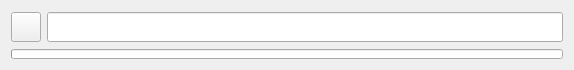
<?xml version="1.0" encoding="UTF-8"?>
<ui version="4.0">
 <class>Form</class>
 <widget class="QWidget" name="Form">
  <property name="geometry">
   <rect>
    <x>0</x>
    <y>0</y>
    <width>574</width>
    <height>70</height>
   </rect>
  </property>
  <property name="minimumSize">
   <size>
    <width>0</width>
    <height>70</height>
   </size>
  </property>
  <property name="maximumSize">
   <size>
    <width>16777215</width>
    <height>70</height>
   </size>
  </property>
  <property name="windowTitle">
   <string>Form</string>
  </property>
  <layout class="QVBoxLayout" name="verticalLayout">
   <item>
    <widget class="QWidget" name="directoryContainer_WIG" native="true">
     <property name="class" stdset="0">
      <string>directory</string>
     </property>
     <layout class="QHBoxLayout" name="horizontalLayout_2">
      <property name="leftMargin">
       <number>0</number>
      </property>
      <property name="topMargin">
       <number>0</number>
      </property>
      <property name="rightMargin">
       <number>0</number>
      </property>
      <property name="bottomMargin">
       <number>0</number>
      </property>
      <item>
       <widget class="QPushButton" name="del_BTN">
        <property name="sizePolicy">
         <sizepolicy hsizetype="Minimum" vsizetype="Fixed">
          <horstretch>0</horstretch>
          <verstretch>0</verstretch>
         </sizepolicy>
        </property>
        <property name="minimumSize">
         <size>
          <width>30</width>
          <height>30</height>
         </size>
        </property>
        <property name="maximumSize">
         <size>
          <width>30</width>
          <height>30</height>
         </size>
        </property>
        <property name="baseSize">
         <size>
          <width>0</width>
          <height>0</height>
         </size>
        </property>
        <property name="text">
         <string/>
        </property>
       </widget>
      </item>
      <item>
       <widget class="QLineEdit" name="folder_LED">
        <property name="minimumSize">
         <size>
          <width>0</width>
          <height>30</height>
         </size>
        </property>
       </widget>
      </item>
     </layout>
    </widget>
   </item>
   <item>
    <widget class="QProgressBar" name="progress_PBR">
     <property name="maximumSize">
      <size>
       <width>16777215</width>
       <height>10</height>
      </size>
     </property>
     <property name="value">
      <number>0</number>
     </property>
     <property name="textVisible">
      <bool>false</bool>
     </property>
    </widget>
   </item>
  </layout>
 </widget>
 <resources/>
 <connections/>
</ui>
